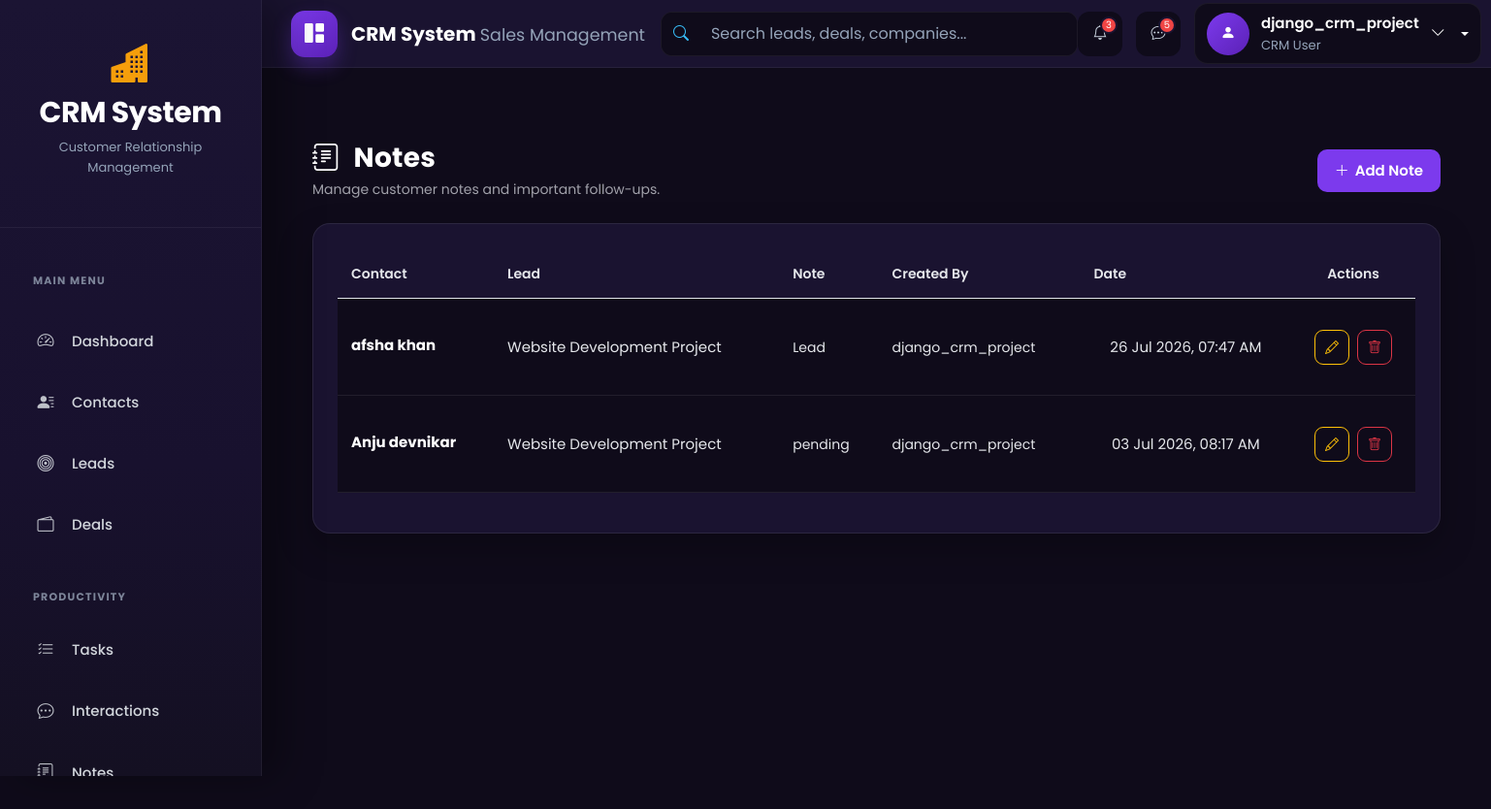
The page /notes/ (signed in) on the database its author committed.
### accounts/models.py (models this page shows)
class CustomUser(AbstractUser):
    ROLE_CHOICES = (
        ('admin', 'Admin'),
        ('agent', 'Agent'),
    )
    role = models.CharField(max_length=10, choices=ROLE_CHOICES, default='agent')
    phone = models.CharField(max_length=15, blank=True, null=True)
    profile_pic = models.ImageField(upload_to="profiles/", blank=True, null=True)
    email = models.EmailField(unique=True)
    is_approved = models.BooleanField(default=False, help_text="Admin approval required for login")
    def __str__(self):
        return self.username

### notes/models.py (models this page shows, shortened)
class Note(models.Model):
    content = models.TextField()
    contact = models.ForeignKey(
        Contact,
        on_delete=models.CASCADE,
        null=True,
        blank=True,
        related_name="notes",
    )
    lead = models.ForeignKey(
        Lead,
        on_delete=models.CASCADE,
        null=True,
        blank=True,
        related_name="notes",
    )
    created_by = models.ForeignKey(
        settings.AUTH_USER_MODEL,
        on_delete=models.SET_NULL,
        null=True,
        related_name="created_notes",
    )
    created_at = models.DateTimeField(
        auto_now_add=True,
    )
    class Meta:
        ordering = [
            "-created_at"
        ]
        verbose_name = "Note"
        verbose_name_plural = "Notes"

### contacts/models.py (models this page shows)
class Contact(models.Model):
    SOURCE_CHOICES = (
        ('website','Website'),
        ('referral','Referral'),
        ('social','Social Media'),
        ('cold_call','Cold Call'),
    )
    first_name = models.CharField(max_length=100)
    last_name = models.CharField(max_length=100)
    email = models.EmailField(unique=True)
    phone = models.CharField(max_length=20,blank=True)
    company = models.ForeignKey(Company,on_delete=models.SET_NULL,null=True,blank=True)
    assigned_to = models.ForeignKey(settings.AUTH_USER_MODEL,on_delete=models.SET_NULL,null=True,blank=True)
    source = models.CharField(max_length=20,choices=SOURCE_CHOICES)
    created_at = models.DateTimeField(auto_now_add=True)
    def __str__(self):
       return f"{self.first_name} {self.last_name}"

### leads/models.py (models this page shows)
class Lead(models.Model):
    STATUS_CHOICES = [
        ('new','New'),
        ('contacted','Contacted'),
        ('qualified','Qualified'),
        ('proposal','Proposal'),
        ('won','Won'),
        ('lost','Lost'),
    ]
    contact = models.ForeignKey(Contact,on_delete=models.CASCADE)
    title = models.CharField(max_length=200)
    status = models.CharField(max_length=20, choices=STATUS_CHOICES, default='new')
    assigned_to = models.ForeignKey(settings.AUTH_USER_MODEL, on_delete=models.SET_NULL, null=True,blank=True)
    estimated_value = models.DecimalField(max_digits=12, decimal_places=2, default=0)
    expected_close =models.DateField(null=True, blank=True)
    created_at = models.DateTimeField(auto_now_add=True)
    updated_at =models.DateTimeField(auto_now=True)
    def __str__(self):
        return self.title

### notes/views.py (the view)
class NoteListView(LoginRequiredMixin, ListView):
    model = Note
    template_name = "notes/note_list.html"
    context_object_name = "notes"
    def get_queryset(self):
        user = self.request.user
        queryset = Note.objects.select_related(
            "contact",
            "lead",
            "created_by",
        ).order_by("-created_at")
        if user.role != "admin":
            queryset = queryset.filter(
                created_by=user
            )
        return queryset

### templates/notes/note_list.html (shortened to what this page needs)
{% extends "base.html" %}
{% block content %}
<div class="container-fluid mt-4">
    <div class="d-flex justify-content-between align-items-center flex-wrap gap-3 mb-4">
        <div>
            <h2 class="crm-title mb-1">
                <i class="bi bi-journal-text me-2"></i>
                Notes
            </h2>
            <p class="crm-page-subtitle mb-0">
                Manage customer notes and important follow-ups.
            </p>
        </div>
        <a href="{% url 'notes:note_add' %}"
           class="crm-btn-primary">
            <i class="bi bi-plus-lg"></i>
            Add Note
        </a>
    </div>
    <div class="crm-card">
        {% if notes %}
        <div class="table-responsive">
            <table class="table align-middle interaction-table crm-contact-table">
                <thead>
                    <tr>
                        <th>
                            Contact
                        </th>
                        <th>
                            Lead
                        </th>
                        <th>
                            Note
                        </th>
                        <th>
                            Created By
                        </th>
                        <th>
                            Date
                        </th>
                        <th class="text-center">
                            Actions
                        </th>
                    </tr>
                </thead>
                <tbody>
                {% for note in notes %}
                    <tr>
                        <td>
                            {% if note.contact %}
                                <strong class="text-white">
                                    {{ note.contact }}
                                </strong>
                            {% else %}
                                <span class="text-secondary">
                                    -
                                </span>
                            {% endif %}
                        </td>
                        <td>
                            {% if note.lead %}
                                {{ note.lead }}
                            {% else %}
                                <span class="text-secondary">
                                    -
                                </span>
                            {% endif %}
                        </td>
                        <td title="{{ note.content }}">
                            {{ note.content|truncatechars:60 }}
                        </td>
                        <td>
                            {{ note.created_by|default:"-" }}
                        </td>
                        <td>
                            {{ note.created_at|date:"d M Y, h:i A" }}
                        </td>
                        <td class="text-center">
                            <div class="btn-group">
                                <a href="{% url 'notes:note_edit' note.pk %}"
                                   class="btn btn-outline-warning"
                                   title="Edit Note">
                                    <i class="bi bi-pencil"></i>
                                </a>
                                <a href="{% url 'notes:note_delete' note.pk %}"
                                   class="btn btn-outline-danger"
                                   title="Delete Note">
                                    <i class="bi bi-trash"></i>
                                </a>
                            </div>
                        </td>
                    </tr>
                {% endfor %}
                </tbody>
            </table>
        </div>
        {% endif %}
    </div>
</div>
{% endblock %}

### templates/includes/navbar.html (shortened to what this page needs)
<nav class="navbar navbar-expand-lg crm-navbar">
  <div class="container-fluid">
    <a class="navbar-brand crm-brand" href="{% url 'dashboard' %}">
      <div class="crm-brand-icon">
        <i class="bi bi-grid-1x2-fill"></i>
      </div>
      <div class="crm-brand-text">
        <span class="crm-brand-title"> CRM System </span>
        <small> Sales Management </small>
      </div>
    </a>
    <div class="collapse navbar-collapse" id="crmNavbar">
      <form class="crm-search mx-auto">
        <div class="input-group">
          <span class="input-group-text">
            <i class="bi bi-search"></i>
          </span>
          <input
            type="search"
            class="form-control"
            placeholder="Search leads, deals, companies..."
          />
        </div>
      </form>
      {% if user.is_authenticated %}
      <div class="crm-navbar-actions">
       <a href="javascript:void(0);" class="crm-nav-icon">
    <i class="bi bi-bell"></i>
    <span class="crm-nav-badge">3</span>
</a>
        <a href="#" class="crm-nav-icon">
          <i class="bi bi-chat-dots"></i>
          <span class="crm-nav-badge">5</span>
        </a>
        <div class="dropdown crm-user-dropdown">
          <a
            href="#"
            class="crm-user dropdown-toggle"
            role="button"
            data-bs-toggle="dropdown"
            aria-expanded="false"
          >
            <div class="crm-avatar">
              <i class="bi bi-person-fill"></i>
            </div>
            <div class="crm-user-info">
              <span class="crm-user-name"> {{ user.username }} </span>
<small>
    CRM User
</small>            </div>
            <i class="bi bi-chevron-down crm-arrow"></i>
          </a>
        </div>
      </div>
      {% else %}
      <div class="d-flex align-items-center gap-2 ms-auto">
        <a href="/accounts/login/" class="btn btn-outline-light"> Login </a>
        <a href="/accounts/register/" class="btn btn-primary"> Register </a>
      </div>
      {% endif %}
    </div>
  </div>
</nav>

### static/css/base.css (style rules this page uses)
*, *::before, *::after { margin:0; padding:0; box-sizing:border-box; }
html { scroll-behavior:smooth; }
body { font-family:"Poppins",sans-serif; background:#0f0b1a; color:#e5e7eb; font-size:15px; line-height:1.6; overflow-x:hidden; }

### static/css/components.css (style rules this page uses)
.crm-navbar { position:sticky; top:0; z-index:999; height:70px; margin-left:260px; background:#1a1330; border-bottom:1px solid rgba(255,255,255,.06); padding:0 28px; transition:.3s ease; }
.crm-navbar .container-fluid { height:100%; display:flex; align-items:center; justify-content:space-between; }
.crm-brand { display:flex; align-items:center; gap:14px; text-decoration:none; }
.crm-brand-icon { width:48px; height:48px; display:flex; align-items:center; justify-content:center; border-radius:14px; background:linear-gradient(135deg,#7c3aed,#5b21b6); box-shadow:0 10px 20px rgba(124,58,237,.30); }
.crm-brand-icon i { color:#fff; font-size:20px; }
.crm-brand-title { color:#fff; font-size:20px; font-weight:700; }
.crm-brand-text small { color:#94a3b8; }
.crm-search { width:430px; max-width:100%; }
.crm-search .input-group { height:46px; border-radius:12px; overflow:hidden; background:#0f0b1a; border:1px solid rgba(255,255,255,.06); }
.crm-search .input-group-text { background:#0f0b1a; border:none; color:#38bdf8; }
.crm-search input { background:#0f0b1a!important; border:none!important; color:#fff!important; }
.crm-search input::placeholder { color:#94a3b8; }
.crm-navbar-actions { display:flex; align-items:center; gap:14px; }
.crm-nav-icon { width:46px; height:46px; border-radius:12px; display:flex; align-items:center; justify-content:center; background:#0f0b1a; color:#cbd5e1; position:relative; text-decoration:none; transition:.3s; }
.crm-nav-badge { position:absolute; top:5px; right:5px; width:18px; height:18px; border-radius:50%; background:#ef4444; color:#fff; font-size:10px; display:flex; align-items:center; justify-content:center; border:2px solid #1a1330; }
.crm-user { display:flex; align-items:center; gap:12px; padding:8px 12px; background:#0f0b1a; border-radius:14px; border:1px solid rgba(255,255,255,.06); color:white; text-decoration:none; }
.crm-avatar { width:44px; height:44px; border-radius:50%; display:flex; align-items:center; justify-content:center; background:linear-gradient(135deg,#7c3aed,#5b21b6); }
.crm-avatar i { color:white; }
.crm-user-info { display:flex; flex-direction:column; }
.crm-user-name { font-weight:600; }
.crm-user-info small { color:#94a3b8; }
.crm-card { background:#1a1330; border-radius:18px; border:1px solid rgba(255,255,255,.08); box-shadow:0 15px 35px rgba(0,0,0,.25); padding:25px; color:#e5e7eb; }
.crm-title { color:#e5e7eb; font-size:28px; font-weight:700; }
.crm-page-subtitle { color:#a1a1aa; font-size:14px; }
.crm-btn-primary, .crm-btn-secondary, .crm-btn-danger { display:inline-flex; align-items:center; justify-content:center; gap:6px; padding:10px 18px; border-radius:10px; font-weight:600; text-decoration:none; transition:.3s; }
.crm-btn-primary { background:#7c3aed; color:white; }
.crm-contact-table .btn-group { display: flex !important; align-items: center; justify-content: center; gap: 8px; }
.crm-contact-table .btn-group .btn { width: 36px; height: 36px; min-width: 36px; flex: 0 0 36px; padding: 0 !important; display: inline-flex !important; align-items: center; justify-content: center; margin: 0 !important; border-radius: 9px !important; line-height: 1; transition: transform .2s ease, box-shadow .2s ease, background-color .2s ease, border-color .2s ease; }
.crm-contact-table .btn-group .btn i { font-size: 14px; line-height: 1; }
.crm-contact-table .btn-group > .btn { margin-left: 0 !important; margin-right: 0 !important; }

### rows shown on the page
CustomUser: username "django_crm_project"
Note: contact "afsha khan", lead "Website Development Project", content "Lead", created_by "django_crm_project", created_at "26 Jul 2026, 07:47 AM"
Note: contact "Anju devnikar", lead "Website Development Project", content "pending", created_by "django_crm_project", created_at "03 Jul 2026, 08:17 AM"
